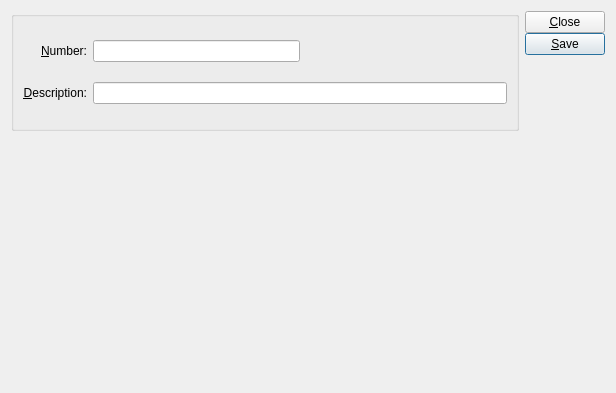
<?xml version="1.0" encoding="UTF-8"?>
<ui version="4.0">
 <class>terminal</class>
 <widget class="QDialog" name="terminal">
  <property name="geometry">
   <rect>
    <x>0</x>
    <y>0</y>
    <width>616</width>
    <height>393</height>
   </rect>
  </property>
  <property name="windowTitle">
   <string>Terminal</string>
  </property>
  <layout class="QVBoxLayout" name="verticalLayout_2">
   <item>
    <layout class="QHBoxLayout" name="horizontalLayout_2">
     <item>
      <layout class="QVBoxLayout" name="verticalLayout">
       <item>
        <widget class="QGroupBox" name="GroupBox1">
         <property name="title">
          <string/>
         </property>
         <layout class="QGridLayout" name="gridLayout">
          <item row="0" column="0">
           <widget class="QLabel" name="_numberLit">
            <property name="text">
             <string>&amp;Number:</string>
            </property>
            <property name="alignment">
             <set>Qt::AlignRight|Qt::AlignTrailing|Qt::AlignVCenter</set>
            </property>
            <property name="buddy">
             <cstring>_number</cstring>
            </property>
           </widget>
          </item>
          <item row="0" column="1">
           <layout class="QHBoxLayout" name="horizontalLayout">
            <item>
             <widget class="XLineEdit" name="_number"/>
            </item>
            <item>
             <spacer>
              <property name="orientation">
               <enum>Qt::Horizontal</enum>
              </property>
              <property name="sizeType">
               <enum>QSizePolicy::Expanding</enum>
              </property>
              <property name="sizeHint" stdset="0">
               <size>
                <width>20</width>
                <height>20</height>
               </size>
              </property>
             </spacer>
            </item>
           </layout>
          </item>
          <item row="1" column="0">
           <widget class="QLabel" name="_descripLit">
            <property name="text">
             <string>&amp;Description:</string>
            </property>
            <property name="alignment">
             <set>Qt::AlignRight|Qt::AlignTrailing|Qt::AlignVCenter</set>
            </property>
            <property name="buddy">
             <cstring>_descrip</cstring>
            </property>
           </widget>
          </item>
          <item row="1" column="1">
           <widget class="XLineEdit" name="_descrip"/>
          </item>
         </layout>
        </widget>
       </item>
       <item>
        <widget class="AddressCluster" name="_address"/>
       </item>
       <item>
        <widget class="ContactCluster" name="_contact"/>
       </item>
      </layout>
     </item>
     <item>
      <layout class="QVBoxLayout" name="_12">
       <property name="spacing">
        <number>0</number>
       </property>
       <item>
        <widget class="QPushButton" name="_close">
         <property name="text">
          <string>&amp;Close</string>
         </property>
        </widget>
       </item>
       <item>
        <widget class="QPushButton" name="_save">
         <property name="text">
          <string>&amp;Save</string>
         </property>
         <property name="autoDefault">
          <bool>true</bool>
         </property>
         <property name="default">
          <bool>true</bool>
         </property>
        </widget>
       </item>
       <item>
        <spacer>
         <property name="orientation">
          <enum>Qt::Vertical</enum>
         </property>
         <property name="sizeType">
          <enum>QSizePolicy::MinimumExpanding</enum>
         </property>
         <property name="sizeHint" stdset="0">
          <size>
           <width>20</width>
           <height>45</height>
          </size>
         </property>
        </spacer>
       </item>
      </layout>
     </item>
    </layout>
   </item>
  </layout>
 </widget>
 <customwidgets>
  <customwidget>
   <class>AddressCluster</class>
   <extends>QWidget</extends>
   <header>addresscluster.h</header>
  </customwidget>
  <customwidget>
   <class>ContactCluster</class>
   <extends>QWidget</extends>
   <header>contactcluster.h</header>
  </customwidget>
  <customwidget>
   <class>XLineEdit</class>
   <extends>QLineEdit</extends>
   <header>xlineedit.h</header>
   <container>1</container>
  </customwidget>
 </customwidgets>
 <resources/>
 <connections/>
</ui>
